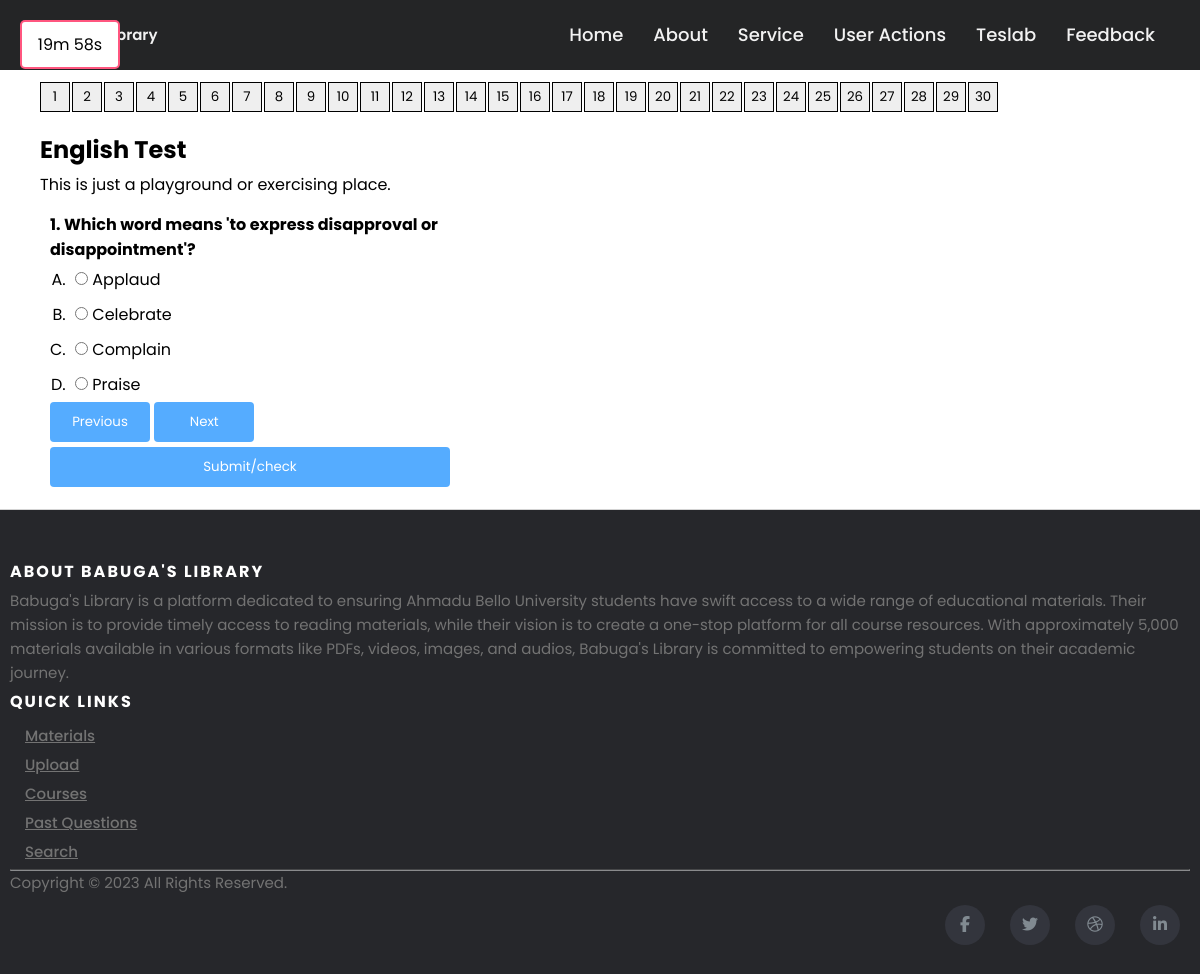
The app's page /cbt/time-base/7 with its own data.
### cbt/models.py (models this page shows, shortened)
class Course(models.Model):
    name = models.TextField()
    questions = models.ManyToManyField("Question", blank=True)

class Question(models.Model):
    question = models.TextField()
    options = models.ManyToManyField("Option", blank=True)

class Option(models.Model):
    value = models.CharField(max_length=500)
    is_correct = models.BooleanField(default=False)

### cbt/views.py (the view)
# urls.py: path("time-base/<int:id>", views.cbt_time_base, name="cbt_time_base"),
def cbt_time_base(request, id=None):
    time = int(request.GET.get("t", 15))
    if time == 15 or time < 20:
        t = 30
    elif time == 20 or time < 35:
        t = 40
    else:
        t = 60
    course = cbt.objects.get(id=id)
    questions= course.questions.order_by("?").all()
    return render(request, "cbt/cbt_time_base.html", {"course": course, "qs": questions[:t], "time":time})

### templates/cbt/cbt_time_base.html (shortened to what this page needs)
{% extends "base.html" %}
{% load static %}
{% block content %}
<section>
    <div questions style="display:flex;gap:2px;flex-wrap:wrap"></div>
    <div timer>15:60</div>
</section>
<section>
    <h2>{{course.name}} Test</h2>
    <p>This is just a playground or exercising place.</p>
    <div class="form-div">
        <form method="post" action="{% url "cbt_test_result" course.id %}">
        {% if result %}
        <p>Here's what you score : {{result.score}}/40 | <a href="{% url "cbt_test" course.id %}">Retry</a></p>
        {% for q in qs %}
                <div style="flex-direction:column" >
            <h4>{{forloop.counter}}. {{q.q.question}}</h4>
            <ol style="padding-left: 20px" type="A">
            {% for o in q.q.options.all %}
            <label>
            <li style="{% if o.id == q.select and o.is_correct %} background: lightgreen;{% elif o.is_correct %} background: orange;{% elif q.select == o.id %} background:red;{% endif %}padding:5px;margin-bottom:4px">
            {{o.value}}
            </li>
            </label>
            {% endfor %}
            </ol>
        </div>
        {% endfor %}
        {% else %}
        {% for q in qs %}
        <div style="flex-direction:column;display:none" question id="q{{forloop.counter}}">
            <h4>{{forloop.counter}}. {{q.question}}</h4>
            <ol style="padding-left: 20px" type="A">
            {% for o in q.options.all %}
            <label>
            <li style="padding:5px">
            <input type="radio" name="{{q.id}}" value="{{o.id}}"> {{o.value}}
            </li>
            </label>
            {% endfor %}
            </ol>
            <div>
                <button type="button" class="submit-btn" prev {% if forloop.counter == 1 %}disabled{% endif %}>Previous</button>
                <button type="button" class="submit-btn" next  {% if qs.last == q %}disabled{% endif %}>Next</button>
            </div>
        </div>
        {% endfor %}
        {% endif %}
        {% if result is None %}
        <button class="submit-btn">Submit/check</button>
        {% endif %}
    </form>
    </div>
</section>
{% endblock content %}

### static/css/style.css (style rules this page uses)
* { margin: 0; padding: 0; box-sizing: border-box; font-family: 'Poppins', sans-serif; }
:root { --primary-color: #55acff; }
p { margin: 5px 0; }
ul, ol { padding-left: 20px; }
.form-div { padding: 10px; }
.form-div form { display: flex; flex-direction: column; gap:5px; max-width: 400px; gap: 5px; }
.form-div form > div { display: flex; gap: 5px; }
.form-div label { flex: 1; display: flex; flex-direction: column; gap: 5px; }
.form-div select, .form-div textarea, .form-div input { padding: 10px; border: .5px solid lightgray; border-radius: 4px; outline: none; font-size: 13px; background: white; resize: none; flex: 1; }
.form-div .submit-btn { min-width: 100px; padding: 10px; background: var(--primary-color); color: white; border: none; border-radius: 4px; }
section { padding: 10px; }
section p { margin: 5px 0; }
[timer] { position: fixed; left: 20px; top: 20px; background: white; border: 2px solid #ff2b5fcb; border-radius: 5px; padding: 10px; width: 100px; text-align: center; }

### records on screen
Course: name "English"
Question: question "Which word means 'to express disapproval or disappointment'?"
Option: value "Applaud"
Option: value "Celebrate"
Option: value "Complain"
Option: value "Praise"
